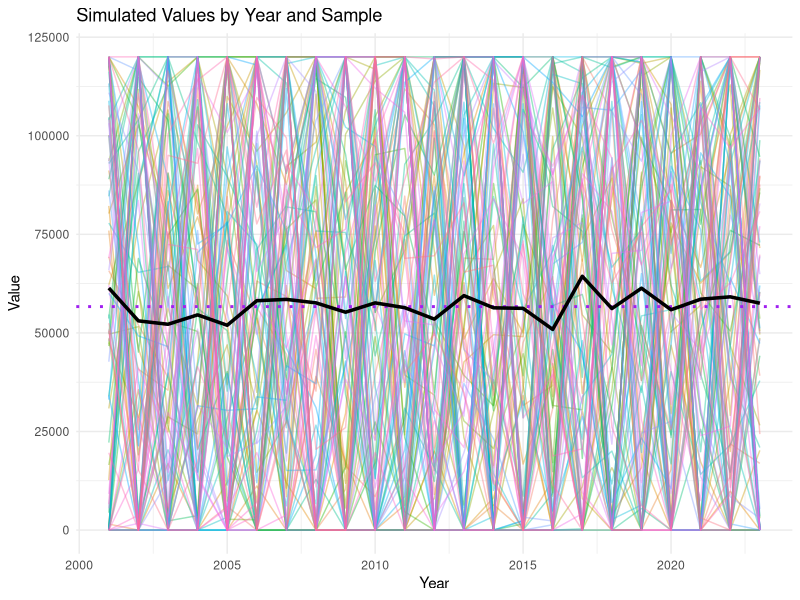
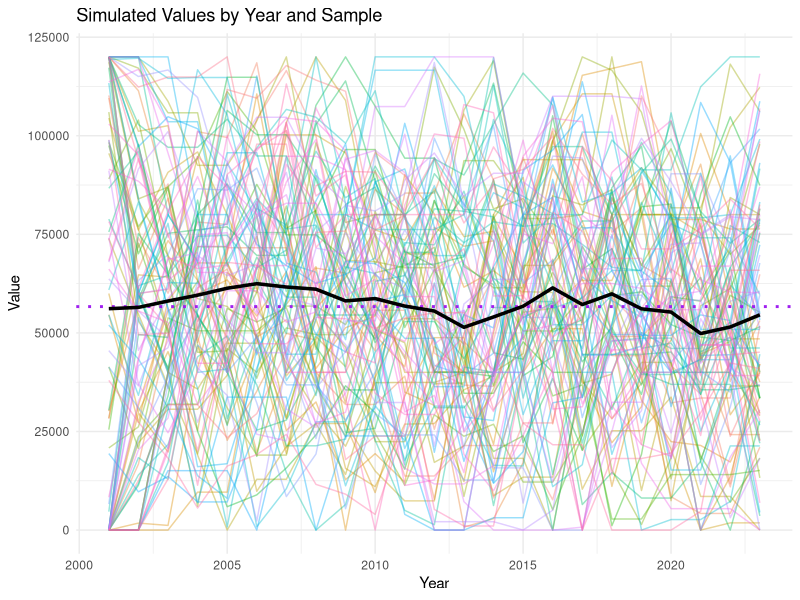
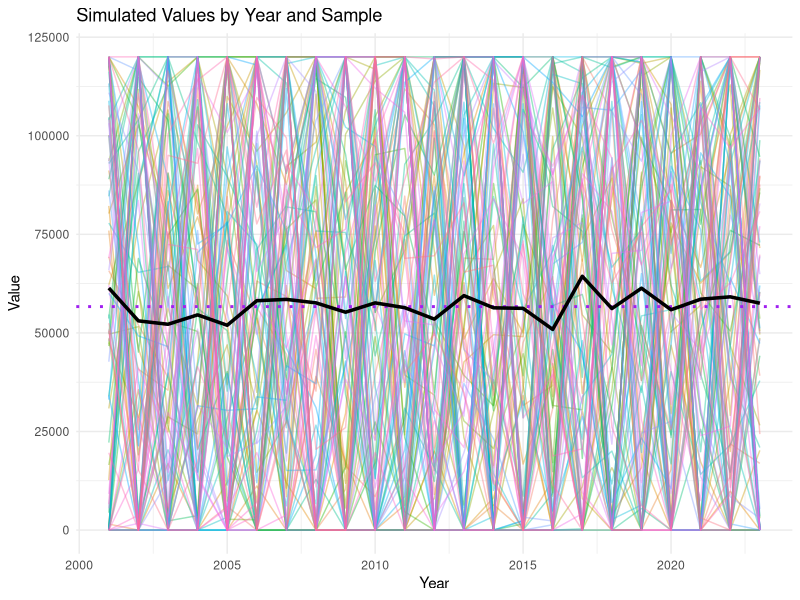
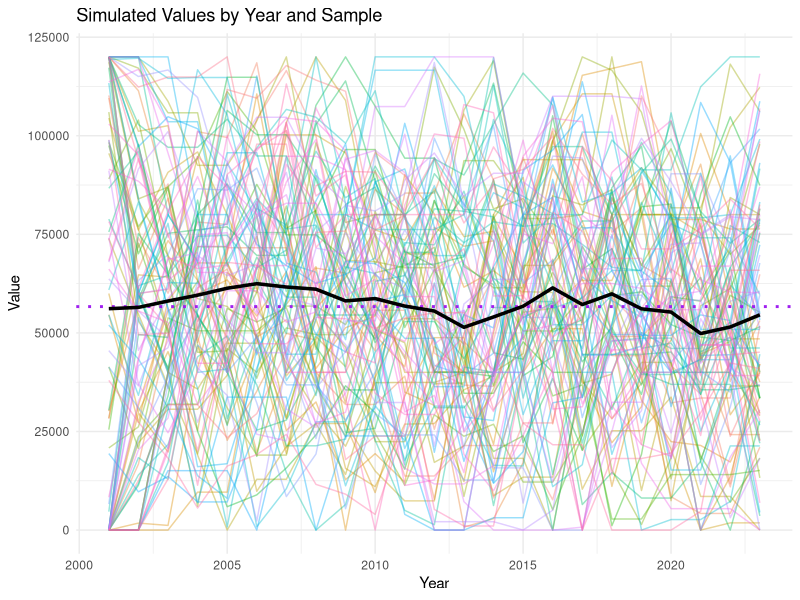

Write the R code that produced these figures, in order.
############################### Set a simulation with a mean at the ACL and pse of 50

#################################### ACL Single Year Average #####################################
library(tidyverse)
library(zoo)
library(slider)
library(dplyr)

## rec acl
rec_acl <- 56668


# Original data
values <- c(97567, 70855, 62834, 119194, 136541, 131796, 18672, 22069, 48081, 59094,
            26609, 110125, 75474, 153669, 32258, 49441, 15619, 101224, 88807, 57491,
            29663, 38848, 68438)

# Proportional standard error
pse <- 0.3  # 50%
mean_value <- 56668
n_repeats <- 100
sd_val <- pse * mean_value * sqrt(length(values))

# Simulate 100 samples per value
#set.seed(456)
simulated_df_acl <- map_dfc(1:n_repeats, ~ rnorm(length(values), mean = mean_value, sd = sd_val)) %>%
  set_names(paste0("Sample", 1:n_repeats))

# Pivot to long format
simulated_long_acl <- simulated_df_acl %>%
  mutate(ID = row_number()) %>%
  pivot_longer(
    cols = starts_with("Sample"),
    names_to = "Sample",
    values_to = "Value"
  ) %>%
  mutate(
    Sample = str_remove(Sample, "Sample"),
    Value = pmax(Value, 0)#,# recode negative values to 0
   # Value = pmax(Value, 120000) # recode value > 120k to 120k
  )

simulated_long_acl$Value <- ifelse(simulated_long_acl$Value > 120000, 120000, simulated_long_acl$Value)



# Count per ID and convert to percentage
percent_above_acl <- simulated_long_acl %>%
  mutate(Value_over = if_else(Value > 56668, 1, 0))

### Percent of values > 56668
Percent_over_1_yr_acl <- sum(percent_above_acl$Value_over/nrow(simulated_long_acl))
Percent_over_1_yr_acl


percent_above_plot_data_acl <- percent_above_acl %>% 
  mutate(Year = ID + 2000)

df_summary_acl <- percent_above_plot_data_acl %>%
  group_by(Year) %>%
  summarise(mean_value = mean(Value, na.rm = TRUE))

p1_acl <- ggplot(percent_above_plot_data_acl , aes(x = Year, y = Value, group = Sample, color = as.factor(Sample))) +
  geom_line(alpha = 0.4) +  # faint lines for clarity
  theme_minimal() +
  labs(
    title = "Simulated Values by Year and Sample",
    x = "Year",
    y = "Value",
    color = "Sample"
  ) +
  theme(legend.position = "none") +
  geom_hline(yintercept = rec_acl, color = "purple", linetype = "dotted", size = 1)
p2_acl <- p1_acl +
  geom_line(
    data = df_summary_acl,
    aes(x = Year, y = mean_value),
    color = "black",
    size = 1.2,
    inherit.aes = FALSE
  )

p2_acl

ggsave(file="1year_acl_pse_10.png")
#################################### ACL Single Year Average #####################################





#################################### Three year ACL Year Average #####################################


# Proportional standard error
pse <- 0.3  # 50%
mean_value <- 56668
n_repeats <- 100
sd_val <- pse * mean_value * sqrt(length(values))

# Simulate 100 samples per value
#set.seed(456)
simulated_df_acl_3yr <- map_dfc(1:n_repeats, ~ rnorm(length(values), mean = mean_value, sd = sd_val)) %>%
  set_names(paste0("Sample", 1:n_repeats))

# Pivot to long format
simulated_long_acl_3yr <- simulated_df_acl_3yr %>%
  mutate(ID = row_number()) %>%
  pivot_longer(
    cols = starts_with("Sample"),
    names_to = "Sample",
    values_to = "Value"
  ) %>%
  mutate(
    Sample = str_remove(Sample, "Sample"),
    Value = pmax(Value, 0)
  )

simulated_long_acl_3yr$Value <- ifelse(simulated_long_acl_3yr$Value > 120000, 120000, simulated_long_acl_3yr$Value)



simulated_long_acl_3yr <- simulated_long_acl_3yr %>% 
  arrange(Sample, ID) %>% 
  mutate(Year=ID+2000)


df_sma <- simulated_long_acl_3yr %>%
  arrange(Sample, Year) %>%      # order by Sample and Year
  group_by(Sample) %>%           # calculate separately for each Sample
  mutate(Rolling3yr_Avg = slide_dbl(Value,
                                    mean,
                                    .before = 2,     # include current year + 2 previous = 3-year window
                                    .complete = FALSE)) %>%
  ungroup()
head(df_sma, 50)
# Check


### 
library(tidyverse)

# Count per ID and convert to percentage
percent_above_acl_3yr <- df_sma %>%
  mutate(Value_over = if_else(Rolling3yr_Avg > 56668, 1, 0))

### Percent of values > 56668
Percent_over_3_yr_acl <- sum(percent_above_acl_3yr$Value_over/nrow(df_sma))
Percent_over_3_yr_acl 


percent_above_plot_data_acl_3yr <- df_sma

df_summary_acl_3yr <- percent_above_plot_data_acl_3yr %>%
  group_by(Year) %>%
  summarise(mean_3yrvalue = mean(Rolling3yr_Avg, na.rm = TRUE))

p1_acl_3yr <- ggplot(percent_above_plot_data_acl_3yr , aes(x = Year, y = Rolling3yr_Avg, group = Sample, color = as.factor(Sample))) +
  geom_line(alpha = 0.4) +  # faint lines for clarity
  theme_minimal() +
  labs(
    title = "Simulated Values by Year and Sample",
    x = "Year",
    y = "Value",
    color = "Sample"
  ) +
  theme(legend.position = "none") +
  geom_hline(yintercept = rec_acl, color = "purple", linetype = "dotted", size = 1)
p2_acl_3yr <- p1_acl_3yr +
  geom_line(
    data = df_summary_acl_3yr,
    aes(x = Year, y = mean_3yrvalue),
    color = "black",
    size = 1.2,
    inherit.aes = FALSE
  )

p2_acl_3yr

ggsave(file="3year_acl_pse_10.png")



############################### Set a simulation with a mean at the ACL and pse of 50

### Summary Table 

out <- data.frame(Annual_AM=Percent_over_1_yr_acl,
                  Three_Year_AM=Percent_over_3_yr_acl, PSE=pse )
